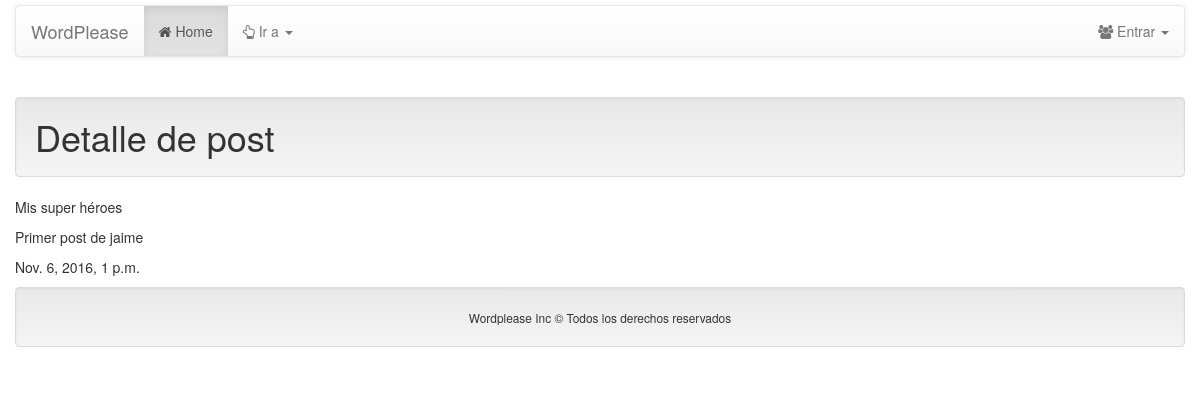
The page /blogs/fernandow/19 on the database its author committed.
### posts/models.py (models this page shows, shortened)
class Post(models.Model):
    blog = models.ForeignKey(Blog, related_name="posts")
    title = models.CharField(max_length=150)
    summary = models.TextField(max_length=400)
    body = models.TextField(default='')
    image_url = models.URLField(blank=True, null=True, default="")
    date_published = models.DateTimeField(default=datetime.now)
    category = models.ManyToManyField('Category')
    type = models.CharField(max_length=10, choices=POST_TYPE, default=PUBLIC)
    created_at = models.DateTimeField(auto_now_add=True)
    modified_at = models.DateTimeField(auto_now=True)

### posts/views.py (the view)
# urls.py: url(r'^blogs/(?P<username>[-\w]+)/(?P<pk>[0-9]+)$', PostDetailView.as_view(), name='post_detail'),
class PostDetailView(PostQueryset, DetailView):
    model = Post
    template_name = 'posts/post_detail.html'
    def get_queryset(self):
        return self.get_post_queryset(self.request)

### posts/views.py (called while the page is built)
    def get_post_queryset(self, request):
        today = datetime.now()
        if not request.user.is_authenticated():
            post = Post.objects.filter(date_published__lte=today, type=PUBLIC).order_by('-date_published')
        elif request.user.is_superuser:
            post = Post.objects.all().order_by('-date_published')
        else:
            post = Post.objects.filter(Q(date_published__lte=today, type=PUBLIC) | Q(blog__owner=request.user))\
                .order_by('-date_published')
        return post

### posts/templates/posts/post_detail.html (shortened to what this page needs)
{% extends 'base.html' %}
{% block section %}
    <h1 class="well"> Detalle de post</h1>
    <p>{{ object.title }}</p>
    <p>{{ object.summary }}</p>
    <p>{{ object.date_published }}</p>
{% endblock %}

### rows shown on the page
Post: title "Mis super héroes", summary "Primer post de jaime", date_published "Nov. 6, 2016, 1 p.m."
